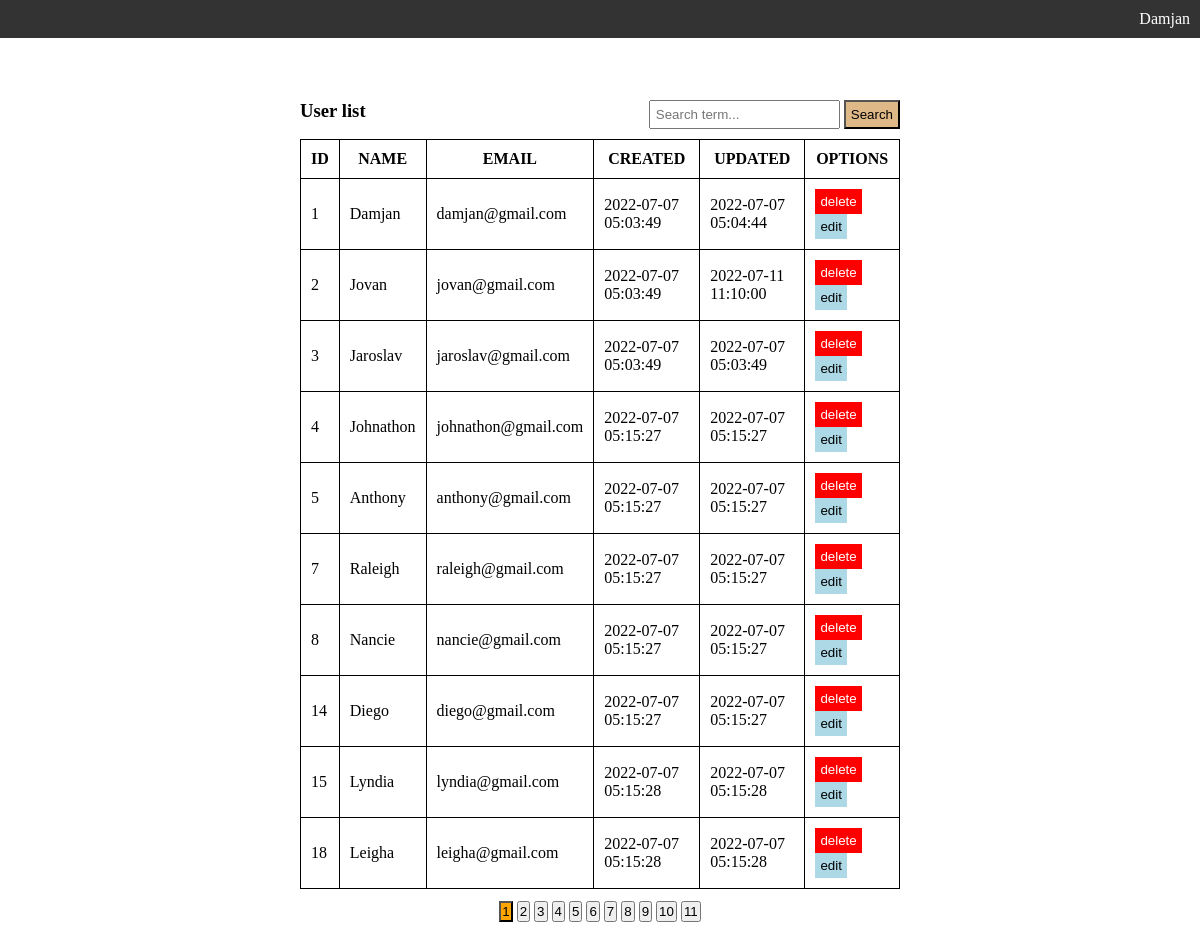
The app's page /core/user-list.php (signed in) with its own data.
### tables this page shows
CREATE TABLE `users` (
  `id` int NOT NULL AUTO_INCREMENT,
  `name` varchar(255) NOT NULL,
  `email` varchar(255) NOT NULL,
  `password` varchar(255) NOT NULL,
  `role` varchar(50) NOT NULL,
  `avatar` varchar(255) DEFAULT NULL,
  `last_login` timestamp NOT NULL,
  `created` timestamp NOT NULL,
  `updated` timestamp NOT NULL,
  PRIMARY KEY (`id`),
  UNIQUE KEY `email` (`email`)
);

### core/Models/DbModel.php (called while the page is built, shortened)
<?php
class DbModel
{
    public function __construct()
    {
        $this->conn = new \mysqli(DB_HOST, DB_USER, DB_PASSWORD, DB_NAME);
    }
}

### core/user-list-logic.php (called while the page is built, shortened)
<?php
if(isset($_GET['selected-page'])){
    $currentPage = $_GET['selected-page'];
} else {
    $currentPage = 1;
}
$perPage = 10;
$user = new User();
$allRecordsResult = $user->all();
$totalRecords = $allRecordsResult->num_rows;
$totalPages = ceil($totalRecords / $perPage);
$user = new User();
$result = $user->paginate($perPage, $currentPage);
?>

### core/Models/User.php (called while the page is built, shortened)
<?php
class User extends DbModel
{
    public function all()
    {
        $users = $this->conn->query("SELECT * FROM users");
        return $users;
    }
    public function paginate($perPage = 5, $currentPage = 1)
    {
        $offset = ($perPage * $currentPage) - $perPage;
        $users = $this->conn->query("SELECT * FROM users LIMIT $perPage OFFSET $offset");
        return $users;
    }
}

### core/user-list.php (the view, shortened to what this page needs)
<?php require('user-list-logic.php'); ?>
<!DOCTYPE html>
<html lang="en">
    <head>
        <link rel="stylesheet" href="../assets/css/main.css">
        <link rel="stylesheet" href="../assets/css/navigation.css">
        <link rel="stylesheet" href="../assets/css/user-list.css">
        <link rel="stylesheet" href="../assets/css/register.css">
        <link rel="stylesheet" href="../assets/css/pagination.css">
    </head>
    <body>
        <?php require('../navigation.php'); ?>
        <div id="user-table-container">
            <?php if($result->num_rows > 0): ?>
                <div class="form-search-container">
                    <div><h3>User list</h3></div>
                    <div>
                        <form action="user-search.php" method="GET">
                            <input type="text" name="term" placeholder="Search term..." class="search-form-field" autocomplete="off">
                            <input type="submit" value="Search" class="search-form-btn">
                        </form>
                    </div>
                </div>
                <div>
                    <table style="width:100%" id="user-table">
                        <thead>
                            <tr>
                                <th>ID</th>
                                <th>NAME</th>
                                <th>EMAIL</th>
                                <th>CREATED</th>
                                <th>UPDATED</th>
                                <th>OPTIONS</th>
                            </tr>
                        </thead>
                        <tbody>
                            <?php while($row = $result->fetch_object()): ?>
                                <tr>
                                    <td>
                                        <?php echo $row->id; ?>
                                    </td>
                                    <td>
                                        <?php echo $row->name; ?>
                                    </td>
                                    <td>
                                        <?php echo $row->email; ?>
                                    </td>
                                    <td>
                                        <?php echo $row->created; ?>
                                    </td>
                                    <td>
                                        <?php echo $row->updated; ?>
                                    </td>
                                    <td class="user-options">
                                        <form action="delete-user.php" method="POST">
                                            <input type="submit" value="delete" name="delete" id="delete-user-btn" title="Delete this record">
                                        </form>
                                        <form action="user-edit.php" method="POST">
                                            <input type="submit" value="edit" name="edit" id="edit-user-btn" title="Edit user">
                                        </form>
                                    </td>
                                </tr>
                            <?php endwhile; ?>
                        </tbody>
                    </table>
                </div>
                <?php if($totalPages > 1): ?>
                    <div class="pagination-links-container">
                        <?php for($i = 0; $i < $totalPages; $i++): ?>
                            <form action="user-list.php" method="GET">
                                <input type="submit" value="<?php echo $i + 1; ?>" name="selected-page"
                                    class="pag-link <?php echo ($currentPage == ($i + 1)) ? 'active-pag-link' : ''; ?>">
                            </form>
                        <?php endfor; ?>
                    </div>
                <?php endif; ?>
            <?php else: ?>
                <h3>No records found.</h3>
            <?php endif; ?>
        </div>
    </body>
</html>

### navigation.php (shortened to what this page needs)
<nav id="btb-nav">
    <ul>
        <?php if(!isset($_SESSION['user_id'])): ?>
            <li><a href="register.php">Register</a></li>
            <li><a href="login.php">Login</a></li>
        <?php else: ?>
            <li class="user-links-wrapper" id="user-links-wrapper-box">
                <a href="javascript:void(0)"><?php echo (isset($_SESSION['user_name'])) ? $_SESSION['user_name'] : 'No Name'; ?></a>
            </li>
        <?php endif; ?>
    </ul>
</nav>

### assets/css/main.css (style rules this page uses)
* { margin: 0; padding: 0; box-sizing: border-box; }

### assets/css/navigation.css (style rules this page uses)
nav ul { list-style-type: none; background-color: #333; overflow: hidden; text-align: right; }
nav ul li { display: inline-block; margin: 10px; }
nav ul li a { text-decoration: none; color: white; }
#btb-nav { position: fixed; width: 100%; top: 0; }

### assets/css/user-list.css (style rules this page uses)
#user-table-container { width: 50vw; height: auto; margin: 100px auto; }
table, th, td { border: 1px solid black; border-collapse: collapse; }
th, td { padding: 10px; }
#user-table { margin: 10px auto; }
#delete-user-btn { padding: 5px; border: none; background-color: red; color: white; }
#edit-user-btn { padding: 5px; border: none; background-color: lightblue; }
.user-options > form { float: left; margin-right: 3px; }

### assets/css/pagination.css (style rules this page uses)
.pagination-links-container { display: flex; justify-content: center; }
.pagination-links-container > form { margin: 2px; }
.pagination-links-container .pag-link { padding: 1px; }
.active-pag-link { background-color: orange; }
.form-search-container { display: flex; justify-content: space-between; }
.search-form-field { outline: none; }
.search-form-btn { background-color: burlywood; }
.search-form-field, .search-form-btn { padding: 5px; }

### records on screen
users: id "1", name "Damjan", email "damjan@gmail.com", created "2022-07-07 05:03:49", updated "2022-07-07 05:04:44"
users: id "2", name "Jovan", email "jovan@gmail.com", created "2022-07-07 05:03:49", updated "2022-07-11 11:10:00"
users: id "3", name "Jaroslav", email "jaroslav@gmail.com", created "2022-07-07 05:03:49", updated "2022-07-07 05:03:49"
users: id "4", name "Johnathon", email "johnathon@gmail.com", created "2022-07-07 05:15:27", updated "2022-07-07 05:15:27"
users: id "5", name "Anthony", email "anthony@gmail.com", created "2022-07-07 05:15:27", updated "2022-07-07 05:15:27"
users: id "7", name "Raleigh", email "raleigh@gmail.com", created "2022-07-07 05:15:27", updated "2022-07-07 05:15:27"
users: id "8", name "Nancie", email "nancie@gmail.com", created "2022-07-07 05:15:27", updated "2022-07-07 05:15:27"
users: id "14", name "Diego", email "diego@gmail.com", created "2022-07-07 05:15:27", updated "2022-07-07 05:15:27"
users: id "15", name "Lyndia", email "lyndia@gmail.com", created "2022-07-07 05:15:28", updated "2022-07-07 05:15:28"
users: id "18", name "Leigha", email "leigha@gmail.com", created "2022-07-07 05:15:28", updated "2022-07-07 05:15:28"

### other values on screen
$_SESSION['user_name'] "Damjan"
